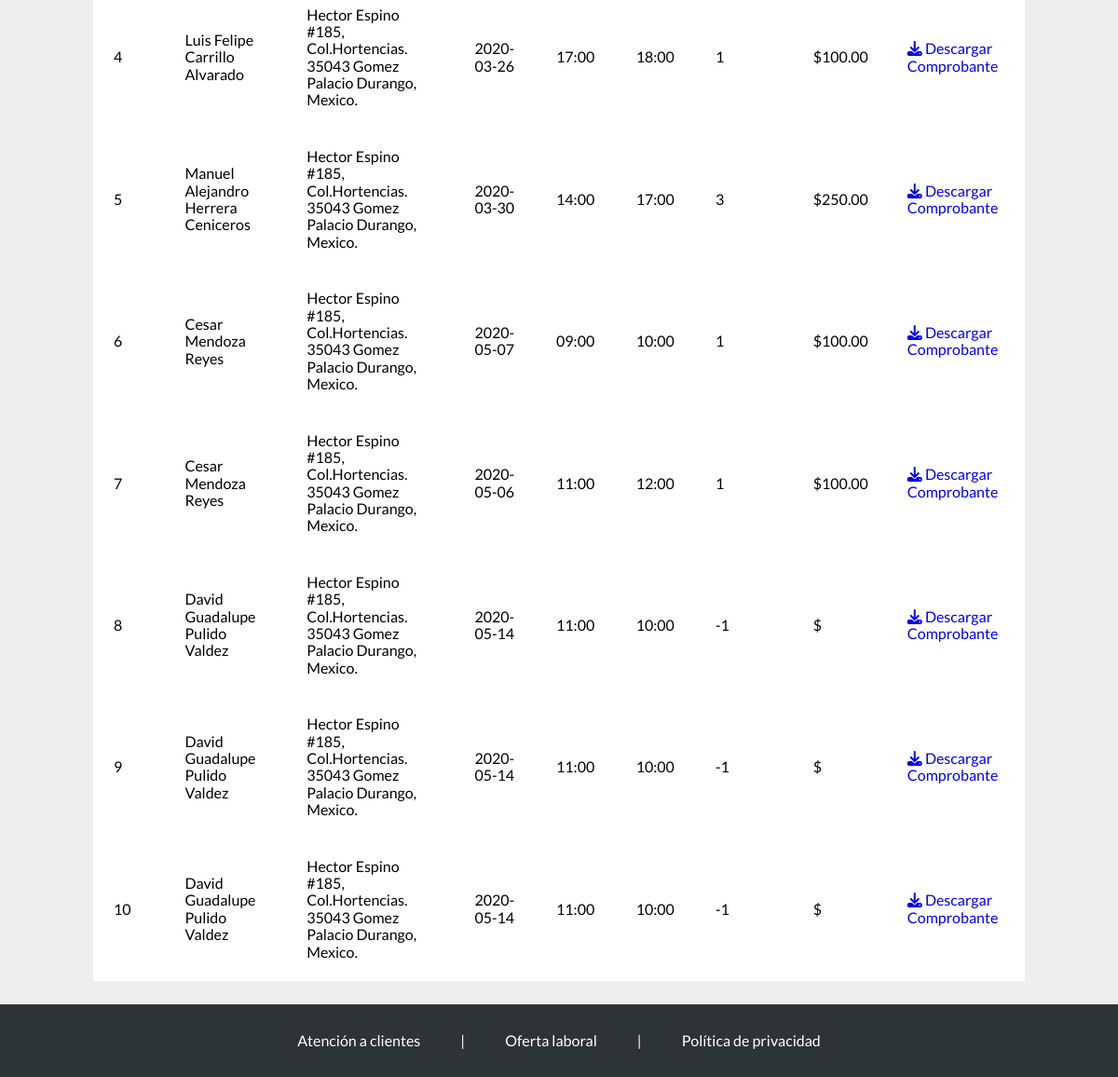
/perfil.php (signed in, lower part), run on an earlier commit of the app's database.
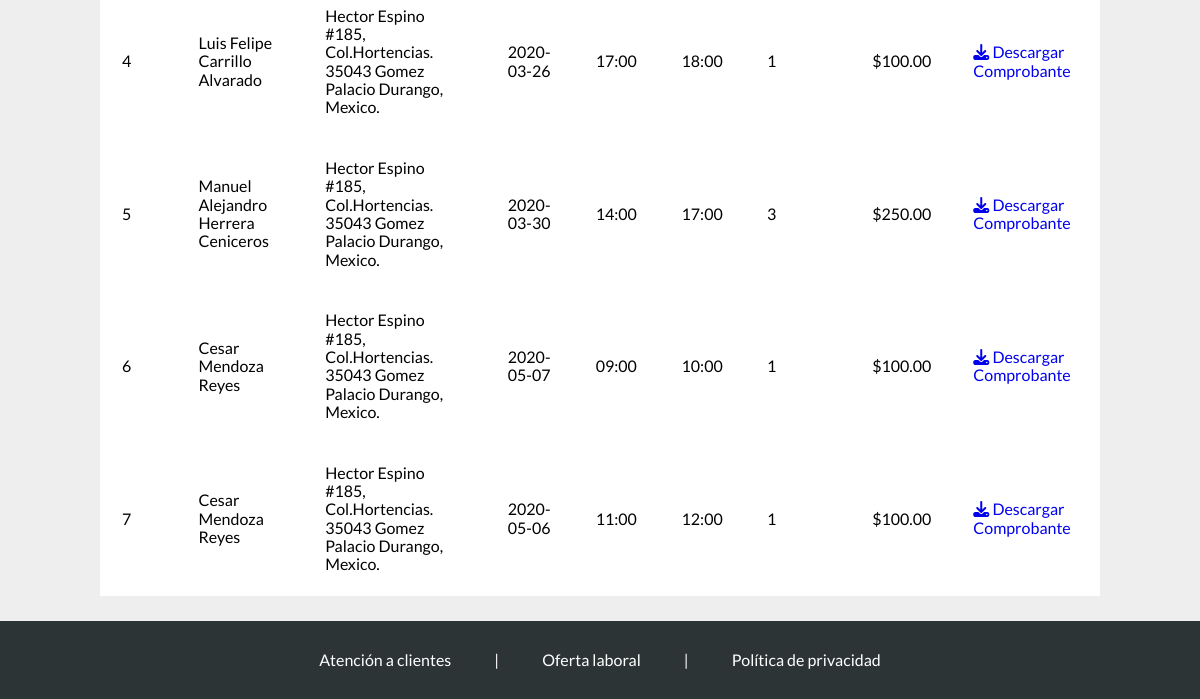
And on a later commit of the database.
### tables this page shows
CREATE TABLE `cita` (
  `Folio` int(11) NOT NULL,
  `N_De_Usuario` int(11) DEFAULT NULL,
  `Id_Asesor` int(11) DEFAULT NULL,
  `Id_Tarjeta` int(11) DEFAULT NULL,
  `DireccionP1` varchar(200) DEFAULT NULL,
  `DireccionP2` varchar(200) DEFAULT NULL,
  `Dir_Descripcion` varchar(100) DEFAULT NULL,
  `Fecha` date DEFAULT NULL,
  `Hora_Inicial` varchar(15) DEFAULT NULL,
  `Hora_Final` varchar(15) DEFAULT NULL,
  `N_De_Horas` int(11) DEFAULT NULL,
  `Costo` decimal(10,2) DEFAULT NULL
);

CREATE TABLE `asesor` (
  `Id_Asesor` int(11) NOT NULL,
  `Nombre_Usuario` varchar(30) NOT NULL,
  `Edad` int(11) DEFAULT NULL,
  `Grado_Estudios` varchar(40) DEFAULT NULL,
  `Nombres` varchar(50) DEFAULT NULL,
  `A_Paterno` varchar(30) DEFAULT NULL,
  `A_Materno` varchar(30) DEFAULT NULL,
  `Ocupacion` varchar(50) DEFAULT NULL,
  `Materia1` varchar(70) DEFAULT NULL,
  `Materia2` varchar(70) DEFAULT NULL,
  `Materia3` varchar(70) DEFAULT NULL,
  `Descripcion` varchar(250) DEFAULT NULL,
  `Correo` varchar(70) DEFAULT NULL,
  `Telefono` varchar(16) DEFAULT NULL,
  `Foto` text DEFAULT NULL
);

### views/perfil.view.php (the view, shortened to what this page needs)
<!DOCTYPE html>
<html lang="en">
<head>
    <link rel="stylesheet" href="css/normalize.css">
    <link rel="stylesheet" href="css/perfil/estilos.css">
</head>
<body>
    <main>
        <div class="citas">
            <table class="table">
                <?php
                    foreach($citas as $cita){
                        $id_asesor=$cita['Id_Asesor'];
                        $statement = $conexion->prepare('SELECT * FROM Asesor WHERE Id_Asesor = :id_asesor');
                        $statement->execute(array(':id_asesor' => $id_asesor));
                        $asesor=$statement->fetch();
                        $nombre_asesor=$asesor['Nombres']." ".$asesor['A_Paterno']." ".$asesor['A_Materno'];
                ?>
                <tbody>
                    <tr>
                        <td scope="row"><?php echo $cita['Folio']?></td>
                        <td><?php echo $nombre_asesor?></td>
                        <td><?php echo $cita['DireccionP1']; echo $cita['DireccionP2']?></td>
                        <td><?php echo $cita['Fecha']?></td>
                        <td><?php echo $cita['Hora_Inicial']?></td>
                        <td><?php echo $cita['Hora_Final']?></td>
                        <td><?php echo $cita['N_De_Horas']?></td>
                        <td><?php echo "$".$cita['Costo']?></td>
                        <td><a href="ticket.php?Folio=<?php echo $cita['Folio']?>" id="ticket" target="_black"><i class="fas fa-download"></i> Descargar Comprobante</a></td>
                    </tr>
                </tbody>
                <?php
                }
                ?>
            </table>
        </div>
    </main>
    <footer>
        <div class="info">
            <a href="#">Atención a clientes</a>
            <a href="#" class="separador"> | </a>
            <a href="#">Oferta laboral</a>
            <a href="#" class="separador"> | </a>
            <a href="politicas.php">Política de privacidad</a>
        </div>
    </footer>
</body>
</html>

### perfil.php (shortened to what this page needs)
<?php session_start();
    require('conexion.php');
    if(!isset($_SESSION['cliente'])){
        header("Location:index.php");
        die();
    }else{
        $correo=$_SESSION['cliente'];
        $statement = $conexion->prepare('SELECT N_De_Usuario FROM Usuario WHERE correo = :correo LIMIT 1');
        $statement->execute(array(':correo' => $correo));
        $sql=$statement->fetch();
        $n_de_usuario=$sql['N_De_Usuario'];
        $statement = $conexion->prepare('SELECT * FROM Cita WHERE N_De_Usuario = :n_de_usuario');
        $statement->execute(array(':n_de_usuario' => $n_de_usuario));
        $citas=$statement->fetchAll();
    require('views/perfil.view.php');
    }
?>

### css/perfil/estilos.css (style rules this page uses)
main { max-width: 1000px; margin: 0 auto; }
table { background-color: white; text-align: left; width: 100%; margin-bottom: 25px;; }
th, td { padding: 20px; }
footer { clear: both; background: #2d3436; }
footer .info { padding: 30px 0; text-align: center; }
footer .info a { text-decoration: none; color: #fff; margin: 0 20px; }
footer .info .separador { pointer-events: none; cursor: default; }
body { background: #eeeeee; font-size: 16px; font-family: "Lato", sans-serif; }

What changed in the data, as far as the page shows it:
removed cita: Folio "8", Id_Asesor.A_Materno "David Guadalupe Pulido Valdez", DireccionP1 "Hector Espino #185, Col.Hortencias. 35043", DireccionP2 "Gomez Palacio Durango, Mexico.", Fecha "2020-05-14", Hora_Inicial "11:00", Hora_Final "10:00", N_De_Horas "-1"
removed cita: Folio "9", Id_Asesor.A_Materno "David Guadalupe Pulido Valdez", DireccionP1 "Hector Espino #185, Col.Hortencias. 35043", DireccionP2 "Gomez Palacio Durango, Mexico.", Fecha "2020-05-14", Hora_Inicial "11:00", Hora_Final "10:00", N_De_Horas "-1"
removed cita: Folio "10", Id_Asesor.A_Materno "David Guadalupe Pulido Valdez", DireccionP1 "Hector Espino #185, Col.Hortencias. 35043", DireccionP2 "Gomez Palacio Durango, Mexico.", Fecha "2020-05-14", Hora_Inicial "11:00", Hora_Final "10:00", N_De_Horas "-1"
